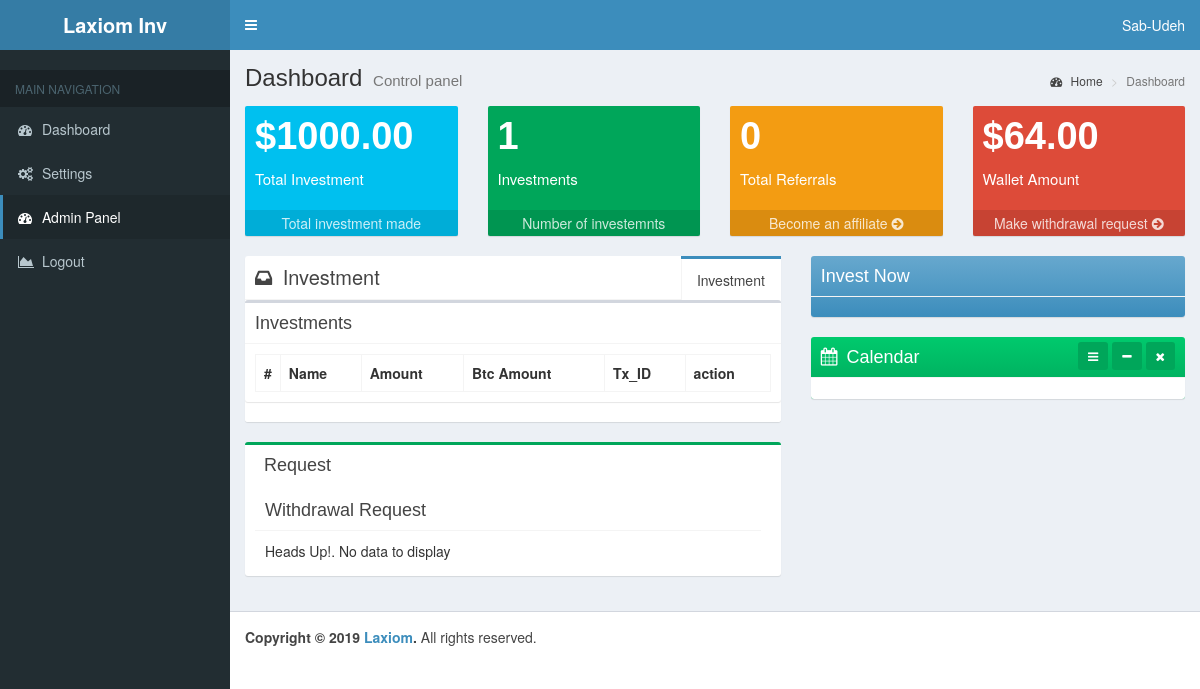
Before: /Dashboard2.php (signed in) with the older database file.
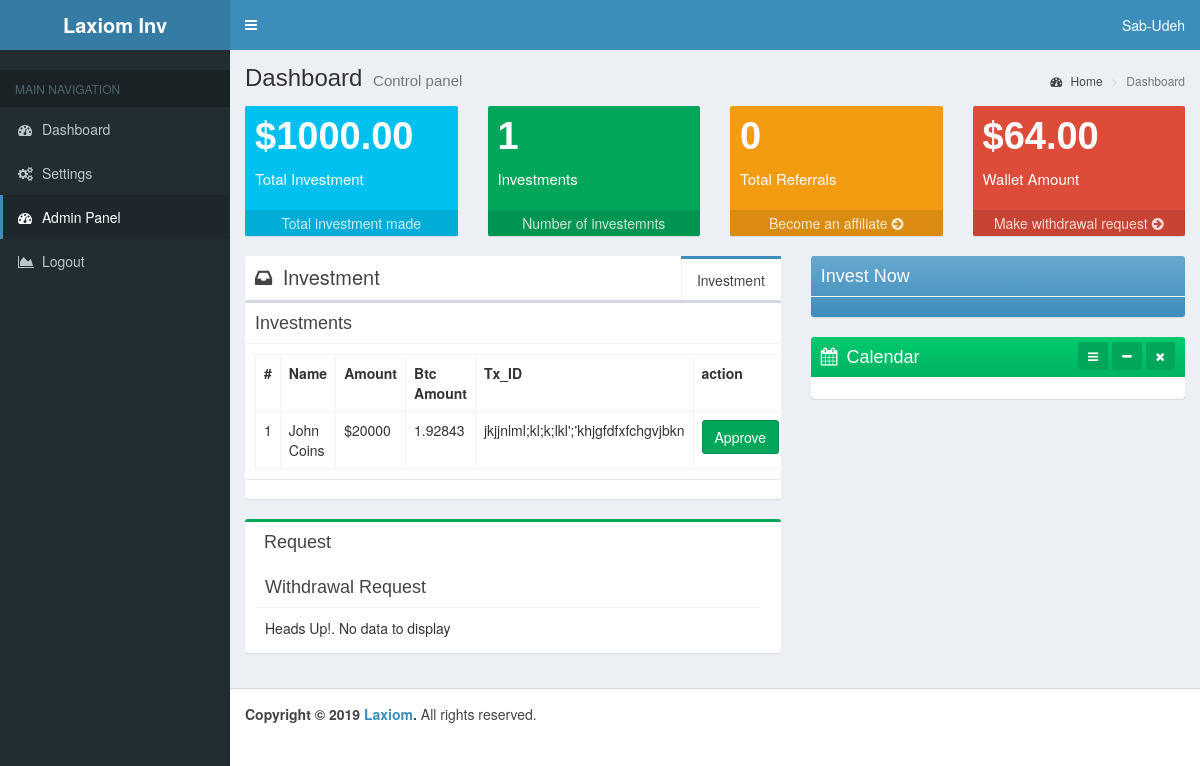
After: the same page with the newer database file.
### tables this page shows
CREATE TABLE `users` (
  `id` int(11) NOT NULL,
  `fullname` varchar(50) NOT NULL,
  `username` varchar(50) NOT NULL,
  `email` varchar(50) NOT NULL,
  `password` varchar(255) NOT NULL,
  `verified` int(11) NOT NULL,
  `country` varchar(50) NOT NULL,
  `btcwallet` varchar(50) NOT NULL,
  `role` int(11) NOT NULL,
  `plan` int(11) NOT NULL,
  `date_created` datetime DEFAULT current_timestamp()
);

CREATE TABLE `invoice` (
  `id` int(11) NOT NULL,
  `p_user` varchar(30) NOT NULL,
  `id_plan` varchar(30) NOT NULL,
  `p_address` varchar(30) NOT NULL,
  `btc_amount` float NOT NULL,
  `usd_amount` float NOT NULL,
  `tx_id` varchar(60) DEFAULT NULL,
  `status` int(3) DEFAULT NULL,
  `date_created` datetime DEFAULT current_timestamp()
);

### Dashboard2.php (the view, shortened to what this page needs)
<?php
  require "conn.php";
  $id = $_SESSION["id"];
$sql = "SELECT fullname, email, country, btcwallet, plan, role FROM users WHERE id = $id";
if($stmt = $pdo->prepare($sql)){
    if($stmt->execute()){
        if($stmt->rowCount() == 1){
          if($row = $stmt->fetch()){
            $fullname = $row["fullname"];
        }
      }
  }
}
$getInvoice= $pdo->prepare("SELECT invoice.*, users.fullname, plans.schedule, users.plan FROM invoice
LEFT JOIN users ON invoice.p_user = users.id
LEFT JOIN plans ON users.plan = plans.id
WHERE invoice.status = 0");
$getInvoice->execute();
$invoice = [];
while ($row = $getInvoice->fetch(PDO::FETCH_ASSOC)) {
    array_push($invoice, $row);
}
?>
<!DOCTYPE html>
<html lang="en" class="nojs">
<head>
    <link rel="stylesheet" href="https://maxcdn.bootstrapcdn.com/font-awesome/4.4.0/css/font-awesome.min.css">
    <link rel="stylesheet" href="https://code.ionicframework.com/ionicons/2.0.1/css/ionicons.min.css">
    <link rel="stylesheet" href="./Dashboard_files/bootstrap.min.css">
    <link rel="stylesheet" href="./Dashboard_files/AdminLTE.min.css">
    <link rel="stylesheet" href="./Dashboard_files/_all-skins.min.css">
    <link rel="stylesheet" href="./Dashboard_files/blue.css">
    <link rel="stylesheet" href="./Dashboard_files/morris.css">
    <link rel="stylesheet" href="./Dashboard_files/jquery-jvectormap-1.2.2..css">
    <link rel="stylesheet" href="./Dashboard_files/datepicker3.css">
    <link rel="stylesheet" href="./Dashboard_files/daterangepicker-bs3.css">
    <link rel="stylesheet" href="./Dashboard_files/bootstrap3-wysihtml5.min.css">
    <link rel="stylesheet" href="./Dashboard_files/main.css">
</head><div id="stopTracker" data-check="not-approved"></div>
  <body class="hold-transition skin-blue sidebar-mini">
    <div class="wrapper">
      <header class="main-header">
        <a href="https://Laxiom.net/" class="logo">
          <span class="logo-lg"><b>Laxiom Inv</b></span>
        </a>
        <nav class="navbar navbar-static-top" role="navigation">
          <a href="#" class="sidebar-toggle" data-toggle="offcanvas" role="button">
          </a>
          <div class="navbar-custom-menu">
            <ul class="nav navbar-nav">
              <li class="dropdown user user-menu">
                <a href="#" class="dropdown-toggle" data-toggle="dropdown">
                  <span class="hidden-xs"><?php echo $fullname; ?></b></span>
                </a>
              </li>
            </ul>
          </div>
        </nav>
      </header>
      <aside class="main-sidebar">
        <section class="sidebar">
          <div class="user-panel">
            <div class="pull-left info">
            </div>
          </div>
          <ul class="sidebar-menu">
            <li class="header">MAIN NAVIGATION</li>
            <li class="treeview">
              <a href="dashboard.php">
                <i class="fa fa-dashboard"></i> <span>Dashboard</span>
              </a>
            </li>
            <li class="treeview">
              <a href="settings.php">
                <i class="fa fa-gears"></i>
                <span>Settings</span>
              </a>
            </li>
            <li>
			<li class="active treeview">
              <a href="dashboard2.php">
                <i class="fa fa-dashboard"></i> <span>Admin Panel</span>
              </a>
            </li>
            <li>
              <a href="logout.php">
                <i class="fa fa-area-chart"></i> <span>Logout</span>
              </a>
            </li>
          </ul>
        </section>
      </aside>
      <div class="content-wrapper">
        <section class="content-header">
          <h1>
            Dashboard
            <small>Control panel</small>
          </h1>
          <ol class="breadcrumb">
            <li><a href="#"><i class="fa fa-dashboard"></i> Home</a></li>
            <li class="active">Dashboard</li>
          </ol>
        </section>
        <section class="content">
                    <div class="row">
            <div class="col-lg-3 col-xs-6">
              <div class="small-box bg-aqua">
                <div class="inner">
                  <h3>$1000.00</h3>
                  <p>Total Investment</p>
                </div>
                <a href="#" class="small-box-footer">Total investment made</a>
              </div>
            </div>
            <div class="col-lg-3 col-xs-6">
              <div class="small-box bg-green">
                <div class="inner">
                  <h3>1<sup style="font-size: 20px"></sup></h3>
                  <p>Investments</p>
                </div>
                <a href="#" class="small-box-footer">Number of investemnts</a>
              </div>
            </div>
            <div class="col-lg-3 col-xs-6">
              <div class="small-box bg-yellow">
                <div class="inner">
                  <h3>0</h3>
                  <p>Total Referrals</p>
                </div>
                                <a href="https://Laxiom.net/Dashboard/affiliate" class="small-box-footer">Become an affiliate <i class="fa fa-arrow-circle-right"></i></a>
              </div>
            </div>
            <div class="col-lg-3 col-xs-6">
              <div class="small-box bg-red">
                <div class="inner">
                  <h3>$64.00</h3>
                  <p>Wallet Amount</p>
                </div>
                <a href="#"  type="button" data-toggle="modal" data-target="#myModal" class="small-box-footer">Make withdrawal request <i class="fa fa-arrow-circle-right"></i></a>
              </div>
            </div>
          </div>
          <div class="row">
            <section class="col-lg-7 connectedSortable">
              <div class="nav-tabs-custom">
                <ul class="nav nav-tabs pull-right">
                  <li class="active"><a href="#revenue-chart" data-toggle="tab">Investment</a></li>
                  <li class="pull-left header"><i class="fa fa-inbox"></i> Investment</li>
                </ul>
                <div class="tab-content no-padding">
                  <div class="chart tab-pane active" style="position: relative;">
                  <div class="box">
                    <div class="box-header with-border">
                      <h3 class="box-title">Investments</h3>
                    </div>
                    <div class="box-body">
                      <table class="table table-bordered">
                        <tr>
                          <th style="width: 10px">#</th>
                          <th>Name</th>
                          <th>Amount</th>
                          <th>Btc Amount</th>
                          <th>Tx_ID</th>
                          <th>action</th>
                        </tr>
                        <?php for($i=0; $i < count($invoice);$i++): ?>
                          <tr>
                            <td><?=$i + 1?></td>
                            <td><?=$invoice[$i]["fullname"]?></td>
                            <td>$<?=$invoice[$i]["usd_amount"]?></td>
                            <td><?=$invoice[$i]["btc_amount"]?></td>
                            <td><?=$invoice[$i]["tx_id"]?></td>
                            <td>
							  <form action="<?php echo htmlspecialchars($_SERVER["PHP_SELF"]); ?>" method="post">
                          <button class="btn btn-success">Approve</button>
                        </form>
                      </td>
                    </tr>
                  <?php endfor; ?>
                      </table>
                    </div>
                  </div>
                  </div>
                </div>
              </div>
              <div class="box box-success">
                <div class="box-header">
                  <h3 class="box-title">Request</h3>
                </div>
                <div class="box-body chat" id="chat-box">
                  <div class="box-header with-border">
                    <h3 class="box-title">Withdrawal Request</h3>
                  </div>
                  <div class="box-body">
                      Heads Up!. No data to display
                                      </div>
                </div>
              </div>
            </section>
            <section class="col-lg-5 connectedSortable">
              <div class="box box-solid bg-light-blue-gradient">
                <div class="box-header with-border">
                  <h3 class="box-title">Invest Now</h3>
                </div>
                <div class="box-body">
              </div>
            </div>
              <div class="box box-solid bg-green-gradient">
                <div class="box-header">
                  <i class="fa fa-calendar"></i>
                  <h3 class="box-title">Calendar</h3>
                  <div class="pull-right box-tools">
                    <div class="btn-group">
                      <button class="btn btn-success btn-sm dropdown-toggle" data-toggle="dropdown"><i class="fa fa-bars"></i></button>
                    </div>
                    <button class="btn btn-success btn-sm" data-widget="collapse"><i class="fa fa-minus"></i></button>
                    <button class="btn btn-success btn-sm" data-widget="remove"><i class="fa fa-times"></i></button>
                  </div>
                </div>
                <div class="box-footer text-black">
                  <div class="row">
                    <div class="col-sm-6">
                    </div>
                  </div>
                </div>
              </div>
            </section>
          </div>
        </section>
      </div>
      <footer class="main-footer">
        <strong>Copyright &copy; 2019 <a href="http://almsaeedstudio.com">Laxiom</a>.</strong> All rights reserved.
      </footer>
</body>

Changed rows visible on the page:
added invoice: users.fullname "John Coins", usd_amount "20000", btc_amount "1.92843", tx "jkjjnlml;kl;k;lkl';'khjgfdfxfchgvjbkn"
